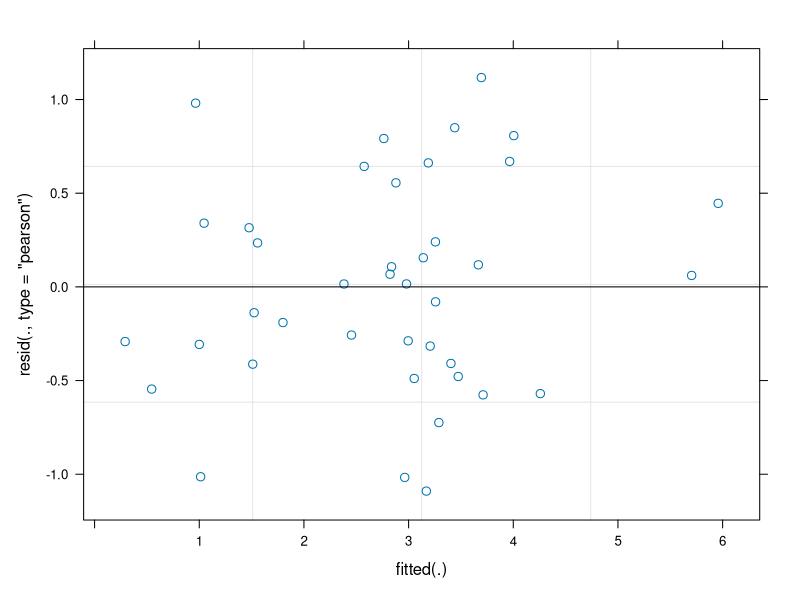
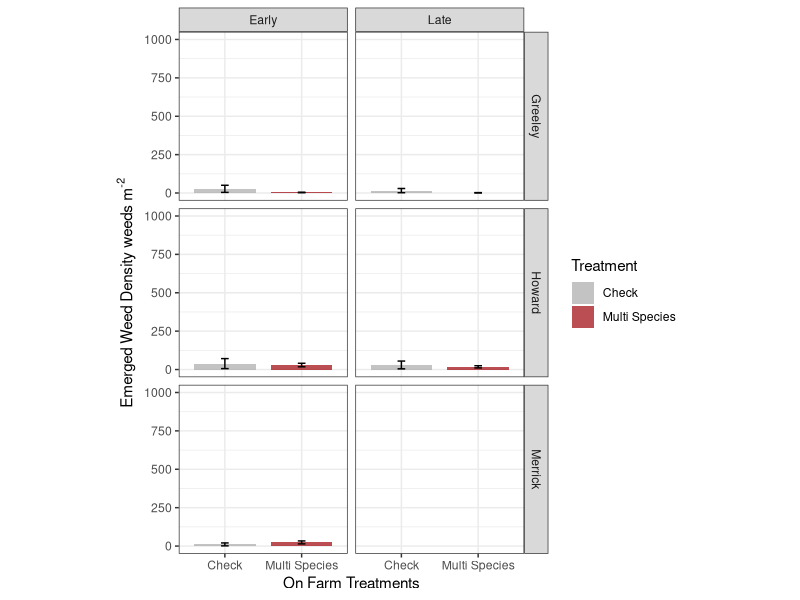
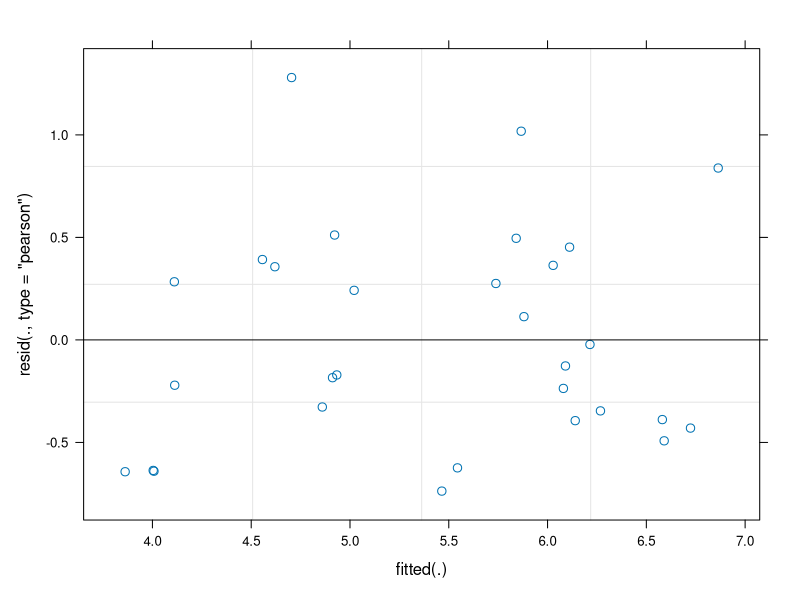
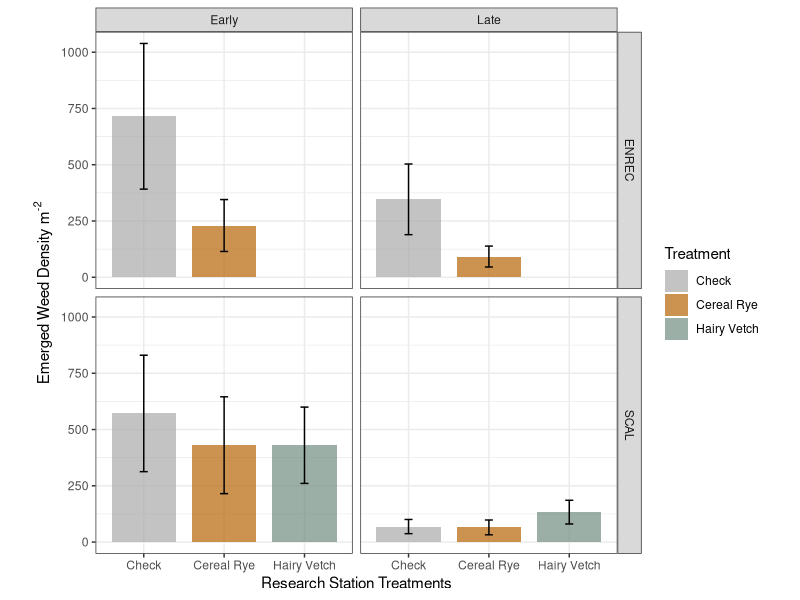
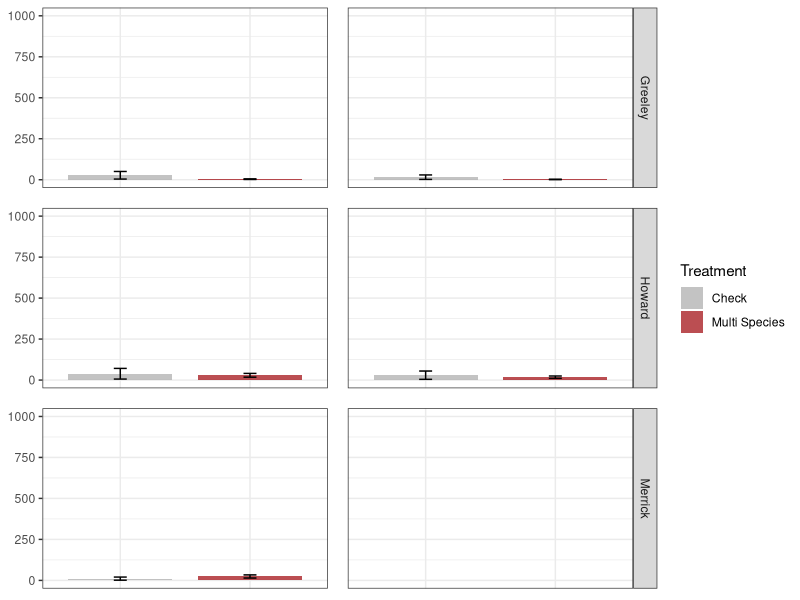
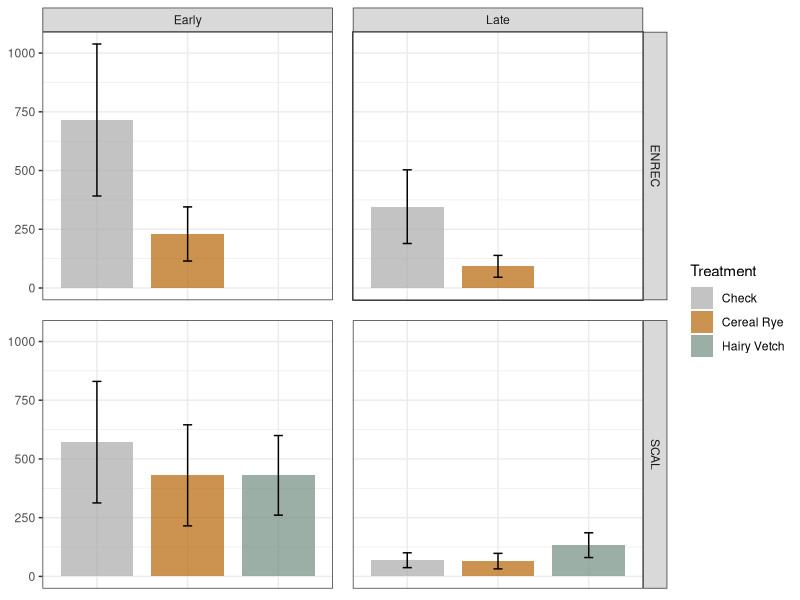
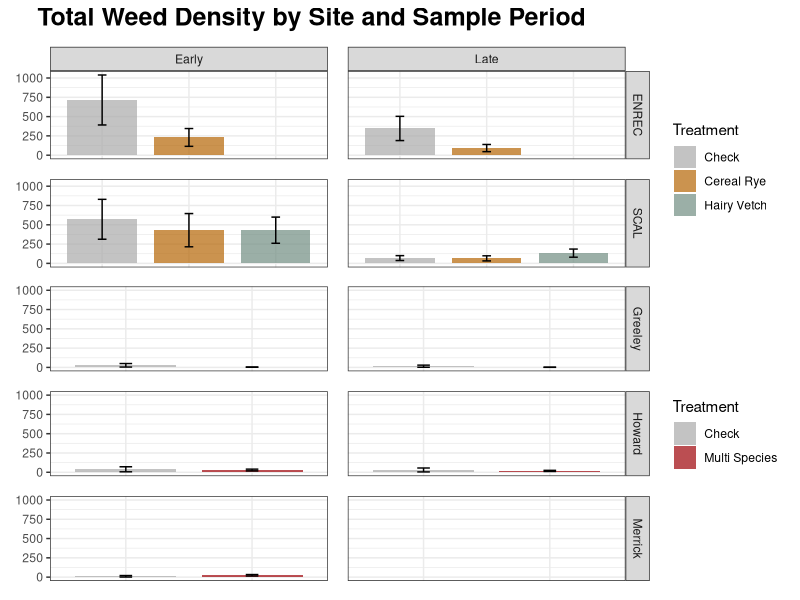
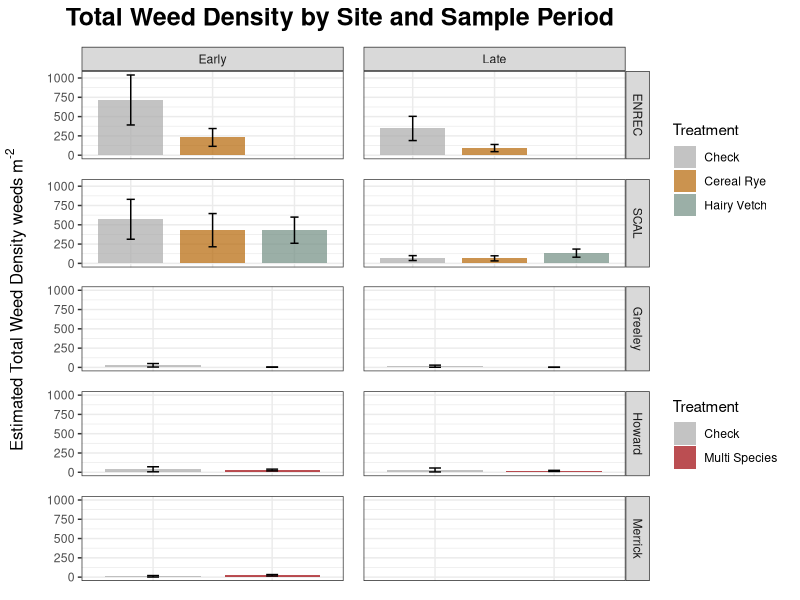

These figures' R source, in order:
# WEED DENSITY (EMERGED WEEDS)
# Aboveground data
#NOTE: click on script number to expand code rows (rows with horizontal arrows are expandable)


# LOAD LIBRARIES ---------------------------------------------------------------

library(readr)     # read in and output .csv files
library(tidyverse) # data cleaning, manipulation, joining, plotting, etc. (basically a powerhouse package!)
library(here)      # makes file paths for input and output cleaner
library(lme4)      # fits our models (LMM/GLMM)
library(lmerTest)  # helps provide ANOVA table from our LMM
library(emmeans)   # helps output our treatment means from our LMM
library(grid)
library(patchwork)
library(gridExtra)


# IMPORT COMBINED DATA ---------------------------------------------------------
combined.data2 <- read.csv(file = here("data","FINAL_DATA", "multi_combined.csv")) %>% 
  filter(Site != "Colfax") %>% #filter out Colfax County because no aboveground weeds found at any time, and the zeros mess up the model
  filter(Treatment != "VetchDNI")
summary(combined.data2)

#apply factor levels to treatments for graphs
combined.data2$Treatment <- factor(combined.data2$Treatment, levels = c("Check","Cereal Rye","Hairy Vetch","Multi Species"))


# ON FARM ----------------------------------------------------------------------
# FIT LINEAR MIXED MODEL

# We want to run the log transformation with a normal distribution (aka lmer now)
# log(weed density + 1) = trt + site + season + trtxsite + trtxseason + seasonxsite + trtxseasonxsite + random repxsite + random trtxrepxsite
# By doing log(sumWeed_Density+1) in the lmer code, we can transform back to the "data scale" much easier in the emmeans function below.

weeddensity.onfarm.lmer.log <- lmer(log(sumWeed_Density+1) ~ Treatment*Site*Season + (1 + Treatment | Rep:Site),
                                         data = combined.data2 %>% filter(FieldType == "On Farm"))


# LOOK AT LMM OUTPUT for log data
summary(weeddensity.onfarm.lmer.log)
car::Anova(weeddensity.onfarm.lmer.log, type = "2")
plot(weeddensity.onfarm.lmer.log) 


# GET TREATMENT MEANS OUT OF THE MODEL AND PLOT
weeddensity.onfarm.emmeans.log <- emmeans(weeddensity.onfarm.lmer.log, ~ Treatment | Site:Season, type = "response")
weeddensity.onfarm.emmeans.log %>% 
  as_tibble() %>% 
  filter(Site != "Colfax")


# PLOT ESTIMATED TREATMENT MEANS
weeddensity_onfarm_emmeansplot.log <- weeddensity.onfarm.emmeans.log %>%
  as_tibble() %>%
  filter(Site != "Colfax") %>% 
  ggplot(aes(x = Treatment, y = response, fill = Treatment)) +
  #labs(title = "Total Weed Density", x = "On Farm Treatments")+
  xlab("On Farm Treatments")+
  geom_bar(stat = "identity", width = 0.8, alpha = 0.7) +
  geom_errorbar(aes(ymin = response-SE, ymax = response+SE), width = 0.1) +
  facet_grid(Site~Season) +
  theme_bw() +
  theme(aspect.ratio = 1) +
  scale_y_continuous(limits = c(0,1000),expression(paste("Emerged Weed Density weeds m"^"-2")))+
  scale_fill_manual(values = c("darkgray", "#9d0208"))
weeddensity_onfarm_emmeansplot.log

# COMPARE TREATMENTS WITHIN EACH SITE
weeddensity.onfarm.trtdiff.log <- pairs(weeddensity.onfarm.emmeans.log, reverse = F, type = "response")
weeddensity.onfarm.trtdiff.log %>% as_tibble()


# RESEARCH STATION -------------------------------------------------------------

weeddensity.rs.lmer.log <- lmer(log(sumWeed_Density+1) ~ Treatment*Site*Season + (1 + Treatment | Rep:Site),
                                    data = combined.data2 %>% filter(FieldType == "Research Station"))


# LOOK AT LMM OUTPUT
summary(weeddensity.rs.lmer.log)
car::Anova(weeddensity.rs.lmer.log, type = "2")
plot(weeddensity.rs.lmer.log) 

# GET TREATMENT MEANS OUT OF THE MODEL AND PLOT
weeddensity.research.emmeans <- emmeans(weeddensity.rs.lmer.log, ~ Treatment | Site:Season, type = "response")
weeddensity.research.emmeans %>% as_tibble()


# PLOT ESTIMATED TREATMENT MEANS
weeddensity_research_emmeansplot <- weeddensity.research.emmeans %>% 
  as_tibble() %>%
  mutate(lower.SE = (response-SE)) %>% 
  mutate(lowSE = ifelse(lower.SE < 0, 0, lower.SE)) %>% 
  ggplot(aes(x = Treatment, y = response, fill = Treatment)) +
  xlab("Research Station Treatments")+
  geom_bar(stat = "identity", width = 0.8, alpha = 0.7) +
  geom_errorbar(aes(ymin = lowSE, ymax = response+SE), width = 0.1) +
  facet_grid(Site~Season) +
  theme_bw() +
  theme(aspect.ratio = 1) +
  scale_y_continuous(expression(paste("Emerged Weed Density m"^"-2"))) +
  scale_fill_manual(values = c("darkgray", "#B46504", "#708D81"))
weeddensity_research_emmeansplot
# ggsave(weeddensity_research_emmeansplot, file = here("results", "weeddensity_research_emmeansplot.png"), width = 6, height = 6)

# COMPARE TREATMENTS WITHIN EACH SITE
weeddensity.research.trtdiff <- pairs(weeddensity.research.emmeans, reverse = T)
weeddensity.research.trtdiff %>% as_tibble() %>% arrange(Site, Season)





# GGPLOTTING FIGURES --------------------------------------------------------------

#on farm graph
weeddensity_onfarm_emmeansplot.log <- weeddensity.onfarm.emmeans.log %>%
  as_tibble() %>%
  filter(Site != "Colfax") %>% 
  ggplot(aes(x = Treatment, y = response, fill = Treatment)) +
  #labs(title = "Total Weed Density", x = "On Farm Treatments")+
  xlab("On Farm Treatments")+
  geom_bar(stat = "identity", width = 0.8, alpha = 0.7) +
  geom_errorbar(aes(ymin = response-SE, ymax = response+SE), width = 0.1) +
  facet_grid(Site~Season) +
  theme_bw() +
  #theme(aspect.ratio = 1) +
  theme(axis.title.y = element_blank())+
  theme(axis.title.x = element_blank())+
  theme(axis.text.x = element_blank())+
  theme(axis.ticks.x = element_blank())+
  theme(strip.text.x = element_blank())+
  theme(panel.spacing = unit(1, "lines"))+
  scale_y_continuous(limits = c(0,1000),expression(paste("Emerged Weed Density weeds m"^"-2")))+
  scale_fill_manual(values = c("darkgray", "#9d0208"))
weeddensity_onfarm_emmeansplot.log



weeddensity_research_emmeansplot <- weeddensity.research.emmeans %>% 
  as_tibble() %>%
  mutate(lower.SE = (response-SE)) %>% 
  mutate(lowSE = ifelse(lower.SE < 0, 0, lower.SE)) %>% 
  ggplot(aes(x = Treatment, y = response, fill = Treatment)) +
  xlab("Research Station Treatments")+
  geom_bar(stat = "identity", width = 0.8, alpha = 0.7) +
  geom_errorbar(aes(ymin = lowSE, ymax = response+SE), width = 0.1) +
  facet_grid(Site~Season) +
  theme_bw() +
  #theme(aspect.ratio = 1) +
  theme(axis.title.y = element_blank())+
  theme(axis.title.x = element_blank())+
  theme(axis.text.x = element_blank())+
  theme(axis.ticks.x = element_blank())+
  theme(panel.spacing = unit(1, "lines"))+
  scale_y_continuous(expression(paste("Emerged Weed Density m"^"-2"))) +
  scale_fill_manual(values = c("darkgray", "#B46504", "#708D81"))
weeddensity_research_emmeansplot



weeddensity_research_emmeansplot+weeddensity_onfarm_emmeansplot.log+
  plot_layout(ncol = 1, heights = c(2,3))+
  plot_annotation(title = "Total Weed Density by Site and Sample Period", theme = theme(plot.title = element_text(size = 18, hjust = 0.1, face = "bold")))-> dens
dens

density <- patchwork::patchworkGrob(dens)
gridExtra::grid.arrange(density, left = textGrob(expression(paste("Estimated Total Weed Density weeds m"^"-2")), rot = 90)) -> densplot


#Save 3/11/22
# ggsave(densplot, file = "C:\\Users\\Owner\\OneDrive - University of Nebraska-Lincoln\\Graduate School\\Weed Seedbank Project\\WRITING\\Figures2\\Seedbank\\totalweeddensity.png", dpi = 600, width = 6, height = 6)
